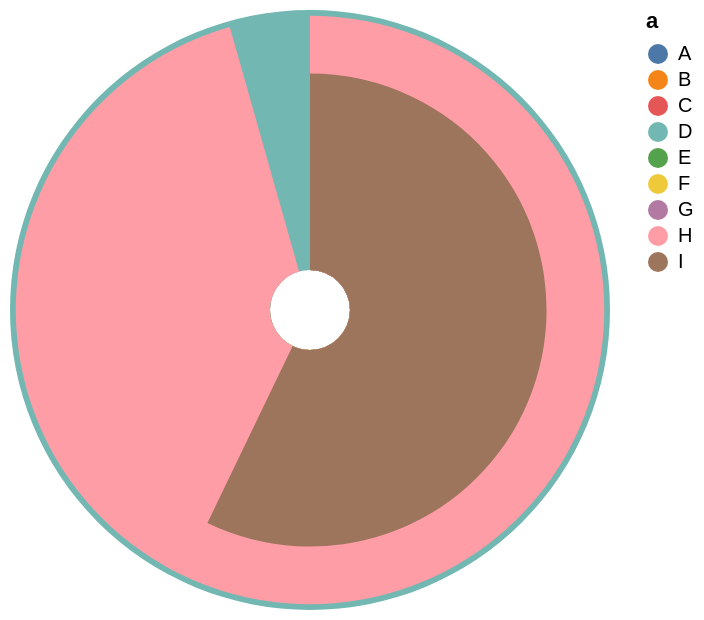

The specification (Vega-Lite) saved for this image:
### Vega-Lite specification from a JSON file in a GitHub repository (floating-point values rounded to 4 significant figures)
{"data": {"values": [{"a": "A", "b": 28, "c": 5, "g": "x"}, {"a": "B", "b": 55, "c": 9, "g": "y"}, {"a": "C", "b": 43, "c": 2, "g": "x"}, {"a": "D", "b": 91, "c": 7, "g": "y"}, {"a": "E", "b": 81, "c": 4, "g": "x"}, {"a": "F", "b": 53, "c": 6, "g": "y"}, {"a": "G", "b": 19, "c": 8, "g": "x"}, {"a": "H", "b": 87, "c": 1, "g": "y"}, {"a": "I", "b": 52, "c": 3, "g": "x"}]}, "mark": {"type": "arc", "innerRadius": 20}, "encoding": {"theta": {"field": "b", "type": "quantitative"}, "radius": {"field": "b", "type": "quantitative", "scale": {"type": "sqrt", "zero": true, "rangeMin": 20}}, "color": {"field": "a", "type": "nominal"}}}
